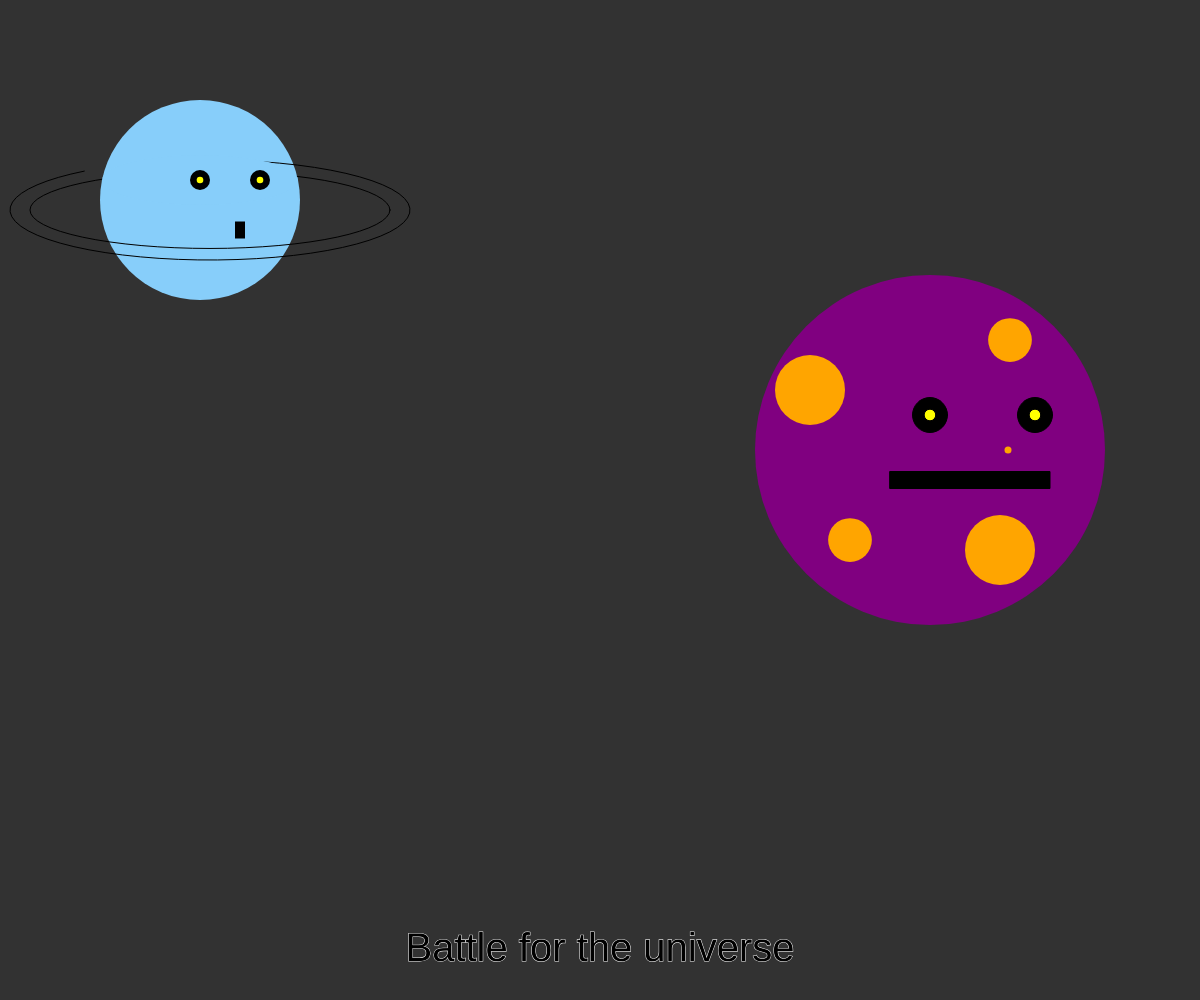
Frame 1 (no input)
Frame 60 (no input): identical to frame 1, image omitted
Frame 120 (the mouse pressed at the canvas centre since frame 60): identical to frame 1, image omitted

The p5.js sketch that drew this single still picture (run headless with seeded random() and noise() and a simulated clock; from frame 60 on, the mouse is pressed at the canvas centre):

// p5.js sketch
// ── sketch.js
/*
MMP310 week 1
Interactive Story
Characters Sketch
By Darriel
*/


// global variables
var venusX = 200;
var venusY = 200;
var venusSize = 200;
var venusEyeSize = venusSize / 10;

var marsX = 930;
var marsY = 450;
var marsSize = 350;
var marsEyeSize = marsSize / 10;


var moonX = 600;
var moonY = 100;
var moonSize = 100;

var story = "Battle for the universe";
var storyX;
var storyY;

function setup() {
	createCanvas(windowWidth, windowHeight);
	textSize(40);
	textAlign(CENTER, CENTER);
	storyX = width / 2;
	storyY = height - 50;
    rectMode(CENTER);
}


function draw() {
	background(50);
    
	
	// first character venus
    
    
    //body
    
    
    noFill();
    
	fill('LIGHTSKYBLUE');
	noStroke();
	ellipse(venusX, venusY, venusSize);
	stroke(0);

	
    
    
    //belt
    
    

    noFill(0);
    
//    ellipse (venusX + 10, venusY +10, venusSize * 2, venusSize / 2);  // large belt full circle
    
    arc (venusX + 10, venusY +10, venusSize * 2, venusSize / 2, -1, PI + 0.3);  // large belts arc
     
    
    
    
   noFill(0);
    
    ellipse (venusX + 10, venusY +10, venusSize * 1.8, venusSize / 2.6); // small belt circle
    
//    arc (venusX + 10, venusY +10, venusSize * 2, venusSize / 2, -1, PI + 0.3);  // large belts arc
    
    
    
    
    // eye hider ellipse
    
    fill('lightskyblue')
    noStroke();
    ellipse(venusX, venusY - 20, venusSize - 4, 50);


    
    // eye
    
    fill('black');
   	ellipse(venusX + venusEyeSize * 3, venusY - venusEyeSize, venusEyeSize);  // left eye
	ellipse(venusX, venusY - venusEyeSize, venusEyeSize); 		// right eye 
    
    // pupil
    fill('yellow')
    	ellipse(venusX + venusEyeSize * 3, venusY - venusEyeSize, venusEyeSize / 3);  // left pipil
	ellipse(venusX, venusY - venusEyeSize, venusEyeSize / 3); 		// right pupil
    
    
    
    // mouth
    
    
    fill('black')
    
    rect(venusX + 40 , venusY + 30, venusSize - 190, 17);
    
    
    
    
    
    
    
//	// second character half moon
//    
//    
//    
//	fill('yellow');
//	noStroke();
//	arc(moonX, moonY, moonSize, moonSize, -HALF_PI, HALF_PI); // moon background
//	fill(50);
//	arc(moonX, moonY, moonSize / 2, moonSize, -HALF_PI, HALF_PI); // moon foreground
//	noFill();
//	stroke(0);
//	arc(moonX, moonY, moonSize * 3/4, moonSize, -HALF_PI, HALF_PI); // moon contour
//	
	stroke(255);
	text(story, storyX, storyY);
    
    
    
    
    

    
    
    
//     third character mars
    
    
    
    
    //body
    
    
    noFill();
    
	fill('purple');
	noStroke();
	ellipse(marsX, marsY, marsSize);
	stroke(0);

	
    // eye
    
    fill('black');
   	ellipse(marsX + marsEyeSize * 3, marsY - marsEyeSize, marsEyeSize);  // left eye
	ellipse(marsX, marsY - marsEyeSize, marsEyeSize); 		// right eye 
    
    // pupil
    fill('yellow')
    	ellipse(marsX + marsEyeSize * 3, marsY - marsEyeSize, marsEyeSize / 3);  // left pipil
	ellipse(marsX, marsY - marsEyeSize, marsEyeSize / 3); 		// right pupil
    
    
    // mouth
    
    
    fill('black')
    
    rect(marsX + 40 , marsY + 30, marsSize - 190, 17);
    
    
    
     
// mars spots
    
    
   noFill();
    
	fill('orange');
	noStroke();
	ellipse(marsX - 120, marsY - 60, marsSize / 5);  //spot 1
	stroke(0);
   
    noFill();
    
	fill('orange');
	noStroke();
	ellipse(marsX + 80, marsY - 110, marsSize / 8); //spot 2
	stroke(0);

    
    fill('orange');
	noStroke();
	ellipse(marsX - 80, marsY + 90, marsSize / 8); //spot 3
	stroke(0);
    
    
    fill('orange');
	noStroke();
	ellipse(marsX + 70, marsY + 100, marsSize / 5); //spot 4
	stroke(0);
//    
//    
//    
    fill('orange');
	noStroke();
	ellipse(marsX + 78, marsY, marsSize / 50); //spot 5
	stroke(0);
    
//    
//    
//   fill('red');
//	noStroke();
//	ellipse(marsX - 20, marsY - 100, marsSize / 10); //spot 6
//	stroke(0); 
    
    
    
    
    
    
    
    
    
    
    
    
    
    
}

    
// ── CSS.css
body {
  font-family: fantasy;
  margin: 0;
  padding: 0;
  background-color: deepskyblue;
  color: black;
}

#container {
  padding: 50px 0;
  width: 500px;
  margin: 0 auto;
}

.link {
  list-style: black;
  color: black;
  font-size: 2em;
}

.link a {
  color: black;
}

a {
  color: yellow;
  transition: color 500ms
}

a:hover {
  color: yellow;
}
// ── styles.css
  body {
  font-family: fantasy;
  margin: 50;
  padding: 20;
  background-color: lightskyblue;
  color: orange;
  text-align: center;
  font-size: 30px;
}

#container {
  padding: 50px 0;
  width: 1000px;
  margin: 0 auto;

}

canvas {
    padding-bottom: 100px;
}

.link {
  list-style: none;
  color: whitesmoke;
  font-size: 2em;
}

.link a {
  color:  black;
}



a:hover {
  color: orange;
}

footer {
color: black;
}

h1 {
font-size: 20px;
}
